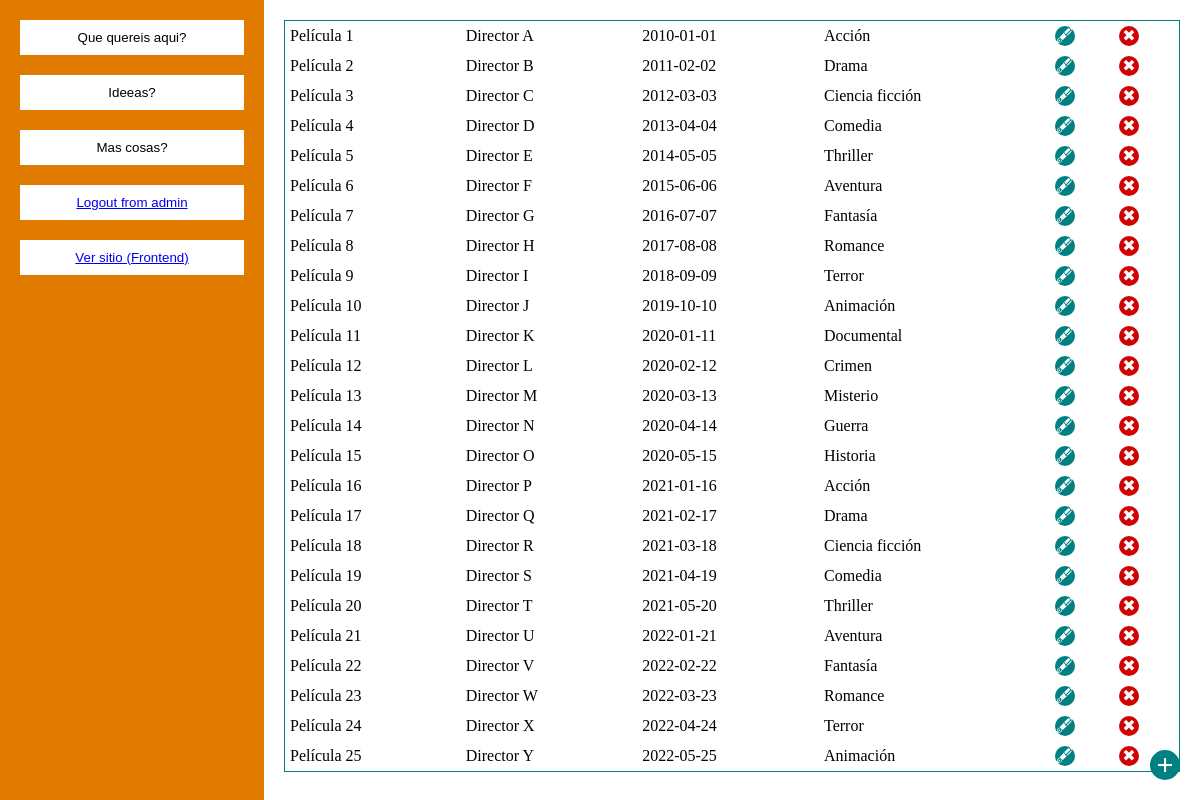
The app's page /escritorio.php (signed in) with its own data.
### tables this page shows
CREATE TABLE peliculas (
    id_pelicula INT AUTO_INCREMENT PRIMARY KEY,
    nombre VARCHAR(200),
    director VARCHAR(150),
    duracion_min INT,
    restriccion_edad INT,
    fecha_estreno DATE,
    descripcion TEXT,
    imagen VARCHAR(255),
    id_categoria INT,
    FOREIGN KEY (id_categoria) REFERENCES categorias(id_categoria)
);

CREATE TABLE categorias (
    id_categoria INT AUTO_INCREMENT PRIMARY KEY,
    nombre_categoria VARCHAR(100)
);

### inc/read/leer.php (the view, shortened to what this page needs)
<table>
<?php
include __DIR__ . "/../db.php";
$sql = "
  SELECT
    p.id_pelicula,
    p.nombre,
    p.director,
    p.fecha_estreno,
    c.nombre_categoria
  FROM peliculas p
  LEFT JOIN categorias c ON p.id_categoria = c.id_categoria
  ORDER BY p.id_pelicula ASC
";
$resultado = $conexion->query($sql);
while ($fila = $resultado->fetch_assoc()) {
  echo "<tr>";
    echo "<td>".$fila['nombre']."</td>";
    echo "<td>".$fila['director']."</td>";
    echo "<td>".$fila['fecha_estreno']."</td>";
    echo "<td>".$fila['nombre_categoria']."</td>";
    echo "<td><a href='?accion=editar&id=".$fila['id_pelicula']."' class='editar' title='Editar película'>🖋</a></td>";
    echo "<td><a href='?accion=eliminar&id=".$fila['id_pelicula']."' class='eliminar' title='Eliminar película'>✖</a></td>";
  echo "</tr>";
}
?>
</table>

### escritorio.php (shortened to what this page needs)
<!doctype html>
<html lang="es">
	<head>
    <link rel="stylesheet" href="css/estilo.css">
  </head>
  <body>
  	<nav>
    	<button>Que quereis aqui?</button>
      <button>Ideeas?</button>
      <button>Mas cosas?</button>
      <button><a href="index.php">Logout from admin</a></button>
      <button><a href="../front/index.php">Ver sitio (Frontend)</a></button>
    </nav>
    <main>
    	<?php
      	if(isset($_GET['accion'])){
        	if($_GET['accion'] == "nuevo"){
          	include "inc/create/formulario.php";
          }else if($_GET['accion'] == "eliminar"){
          	include "inc/delete/eliminar.php";
          }else if($_GET['accion'] == "editar"){
          	include "inc/update/formularioactualizar.php";
          }
        }else{
      		include "inc/read/leer.php";
        }
      ?>
      <a href="?accion=nuevo" id="nuevo">+</a>
    </main>
  </body>
</html>

### css/estilo.css (style rules this page uses)
html,body { width:100%; height:100%; margin:0px; padding:0px; }
body { display:flex; }
nav { flex:1; background:rgb(224, 123, 0); }
main { flex:4; background:white; }
#nuevo { position:absolute; bottom:20px; right:20px; background:teal; color:white; width:30px; height:30px; border-radius:40px; text-align:center; font-size:30px; line-height:30px; text-decoration:none; font-weight:bold; }
nav { display:flex; padding:20px; flex-direction:column; gap:20px; }
nav button { background:white; border:none; color:black; padding:10px; }
main { padding:20px; }
table { width:100%; border:1px solid teal; border-collapse:collapse; }
table td,table th { padding:5px; }
.eliminar { width:20px; height:20px; background:rgb(207, 3, 3); border-radius:30px; color:white; line-height:20px; text-decoration:none; display:block; text-align:center; }
.editar { width:20px; height:20px; background:teal; border-radius:30px; color:white; line-height:20px; text-decoration:none; display:block; text-align:center; }

### records on screen
peliculas: nombre "Película 1", director "Director A", fecha_estreno "2010-01-01", id_categoria.nombre_categoria "Acción"
peliculas: nombre "Película 2", director "Director B", fecha_estreno "2011-02-02", id_categoria.nombre_categoria "Drama"
peliculas: nombre "Película 3", director "Director C", fecha_estreno "2012-03-03", id_categoria.nombre_categoria "Ciencia ficción"
peliculas: nombre "Película 4", director "Director D", fecha_estreno "2013-04-04", id_categoria.nombre_categoria "Comedia"
peliculas: nombre "Película 5", director "Director E", fecha_estreno "2014-05-05", id_categoria.nombre_categoria "Thriller"
peliculas: nombre "Película 6", director "Director F", fecha_estreno "2015-06-06", id_categoria.nombre_categoria "Aventura"
peliculas: nombre "Película 7", director "Director G", fecha_estreno "2016-07-07", id_categoria.nombre_categoria "Fantasía"
peliculas: nombre "Película 8", director "Director H", fecha_estreno "2017-08-08", id_categoria.nombre_categoria "Romance"
peliculas: nombre "Película 9", director "Director I", fecha_estreno "2018-09-09", id_categoria.nombre_categoria "Terror"
peliculas: nombre "Película 10", director "Director J", fecha_estreno "2019-10-10", id_categoria.nombre_categoria "Animación"
peliculas: nombre "Película 11", director "Director K", fecha_estreno "2020-01-11", id_categoria.nombre_categoria "Documental"
peliculas: nombre "Película 12", director "Director L", fecha_estreno "2020-02-12", id_categoria.nombre_categoria "Crimen"
peliculas: nombre "Película 13", director "Director M", fecha_estreno "2020-03-13", id_categoria.nombre_categoria "Misterio"
peliculas: nombre "Película 14", director "Director N", fecha_estreno "2020-04-14", id_categoria.nombre_categoria "Guerra"
peliculas: nombre "Película 15", director "Director O", fecha_estreno "2020-05-15", id_categoria.nombre_categoria "Historia"
peliculas: nombre "Película 16", director "Director P", fecha_estreno "2021-01-16", id_categoria.nombre_categoria "Acción"
peliculas: nombre "Película 17", director "Director Q", fecha_estreno "2021-02-17", id_categoria.nombre_categoria "Drama"
peliculas: nombre "Película 18", director "Director R", fecha_estreno "2021-03-18", id_categoria.nombre_categoria "Ciencia ficción"
peliculas: nombre "Película 19", director "Director S", fecha_estreno "2021-04-19", id_categoria.nombre_categoria "Comedia"
peliculas: nombre "Película 20", director "Director T", fecha_estreno "2021-05-20", id_categoria.nombre_categoria "Thriller"
peliculas: nombre "Película 21", director "Director U", fecha_estreno "2022-01-21", id_categoria.nombre_categoria "Aventura"
peliculas: nombre "Película 22", director "Director V", fecha_estreno "2022-02-22", id_categoria.nombre_categoria "Fantasía"
peliculas: nombre "Película 23", director "Director W", fecha_estreno "2022-03-23", id_categoria.nombre_categoria "Romance"
peliculas: nombre "Película 24", director "Director X", fecha_estreno "2022-04-24", id_categoria.nombre_categoria "Terror"
peliculas: nombre "Película 25", director "Director Y", fecha_estreno "2022-05-25", id_categoria.nombre_categoria "Animación"
